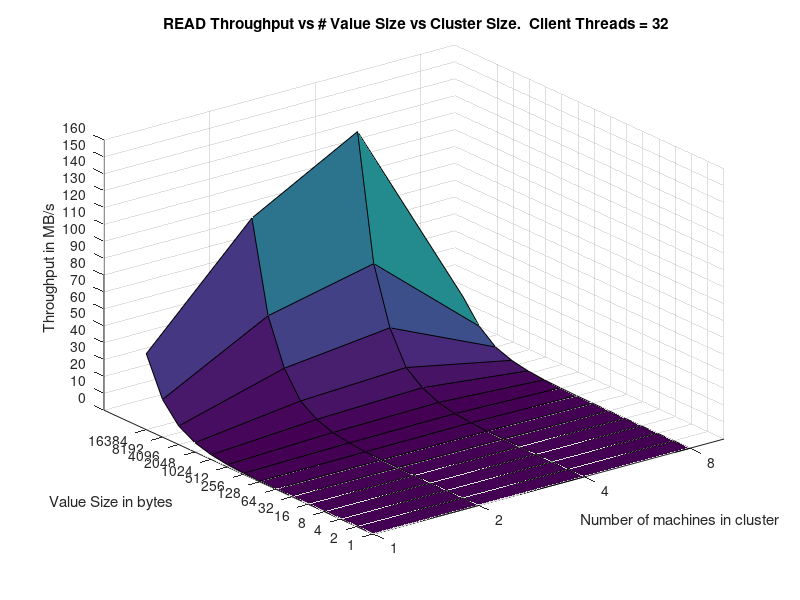

This chart was generated by the following MATLAB code:
x = dlmread('clus_valsize_read_thru.csv', ',')
clusters = [1,2,4,8]
clusters = clusters'
threads = [1,2,4,8,16,32,64,128,256,512,1024,2048,4096,8192,16384]
threads = threads'

z = x(:,3)
z = reshape(z, 15, 4)

surf(clusters, threads, z)
set(gca, 'Xscale', 'log')
set(gca, 'Yscale', 'log')
set(gca, 'Zscale', 'linear')

set(gca, 'Xtick', clusters')
set(gca, 'Xticklabel', clusters')
xlabel('Number of machines in cluster')

set(gca, 'Ytick', threads')
set(gca, 'Yticklabel', threads')
ylabel('Value Size in bytes')

thru = [0, 10, 20, 30, 40, 50, 60, 70, 80, 90, 100, 110, 120, 130, 140, 150, 160, 170, 180, 190, 200]
set(gca, 'Ztick', thru)
set(gca, 'Zticklabel', thru)
zlabel('Throughput in MB/s')
title(' READ Throughput vs # Value Size vs Cluster Size.  Client Threads = 32')

print -dpng clussize_valsize_read_thru.png
